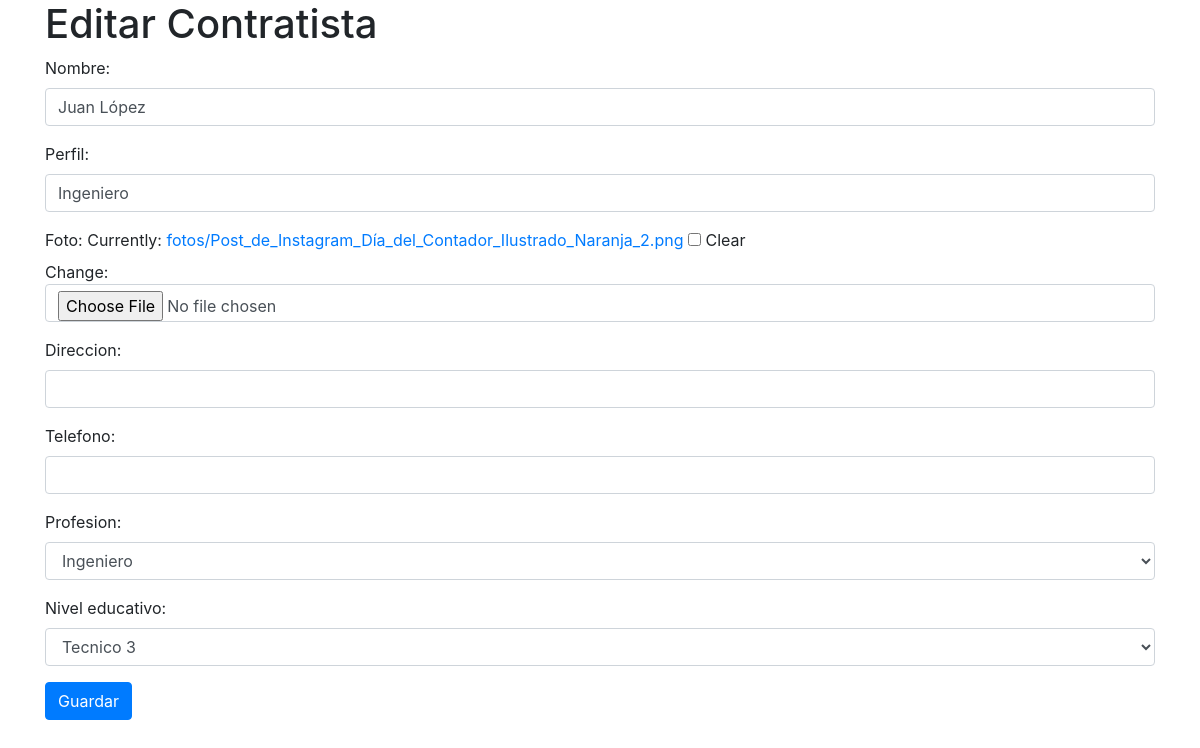
Screenshot of /editar/13/ with the database file from the repository.
### contratistas/models.py (models this page shows)
class Contratista(models.Model):
    nombre = models.CharField(max_length=100)
    perfil = models.CharField(max_length=100)
    foto = models.ImageField(upload_to='fotos/', null=True, blank=True)
    direccion = models.CharField(max_length=255, null=True, blank=True)
    telefono = models.CharField(max_length=20, null=True, blank=True)
    profesion = models.ForeignKey(Profesion, on_delete=models.CASCADE, null=True, blank=True)
    nivel_educativo = models.ForeignKey(NivelEducativo, on_delete=models.CASCADE, null=True, blank=True)

class Profesion(models.Model):
    nombre = models.CharField(max_length=100)
    def __str__(self):
        return self.nombre

class NivelEducativo(models.Model):
    nombre = models.CharField(max_length=100)
    honorarios = models.DecimalField(max_digits=10, decimal_places=2)
    def __str__(self):
        return self.nombre

### contratistas/views.py (the view)
# urls.py: path('editar/<int:pk>/', editarContratista, name='editarContratista'),
def editarContratista(request, pk):
    contratista = get_object_or_404(Contratista, pk=pk)
    if request.method == 'POST':
        form = ContratistaForm(request.POST, request.FILES, instance=contratista)
        if form.is_valid():
            form.save()
            return redirect('listarContratistas')
    else:
        form = ContratistaForm(instance=contratista)
    return render(request, 'contratistas/editar_Contratista.html', {'form': form})

### contratistas/forms.py
class ContratistaForm(forms.ModelForm):
    class Meta:
        model = Contratista
        fields = ['nombre','perfil','foto','direccion','telefono','profesion', 'nivel_educativo']
        widgets = {
            'nombre' : forms.TextInput(attrs={'class': 'form-control'}),
            'perfil' : forms.TextInput(attrs={'class' : 'form-control'}),
            'foto' : forms.ClearableFileInput(attrs={'class' : 'form-control'}),
            'direccion' : forms.TextInput(attrs={'class': 'form-control'}),
            'telefono' : forms.TextInput(attrs={'class': 'form-control'}),
            'profesion' : forms.Select(attrs={'class' : 'form-control'}),
            'nivel_educativo' : forms.Select(attrs={'class' : 'form-control'})
        }

### contratistas/templates/contratistas/editar_Contratista.html (shortened to what this page needs)
<!DOCTYPE html>
<html>
<head>
    <link rel="stylesheet" href="https://stackpath.bootstrapcdn.com/bootstrap/4.5.2/css/bootstrap.min.css">
</head>
<body>
    <div class="container">
        <h1>Editar Contratista</h1>
        <form method="post" enctype="multipart/form-data">
            {{ form.as_p }}
            <button type="submit" class="btn btn-primary">Guardar</button>
        </form>
    </div>
</body>
</html>

### rows the page displays
Contratista: nombre "Juan López", perfil "Ingeniero", profesion "Ingeniero", nivel_educativo "Tecnico 3"
